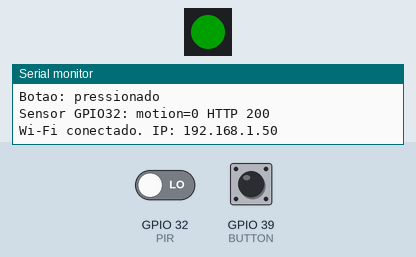
Simulated run of this program. Board: ESP32. Shown: 1 RGB LEDs in strip order, left to right, the last lines printed to the serial monitor. The inputs (shaded band) are chosen by the test bench; at power-on: GPIO 39 (BUTTON) LOW, GPIO 32 (PIR) LOW. Dim RGB values are drawn brighter than linear; WiFi joins after 1.5 s; servers stay silent unless stated; I2S audio is not simulated (input reads silence); uploads are accepted with an empty reply; storage starts empty.

Above: at 3.5 s.
3.6 s: GPIO 39 (BUTTON) pulled HIGH for 0.15 s
At 4.4 s:
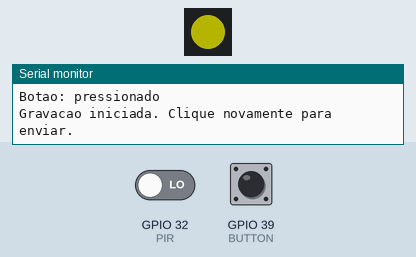
5.2 s: GPIO 39 (BUTTON) pulled HIGH for 1 s
At 7.1 s:
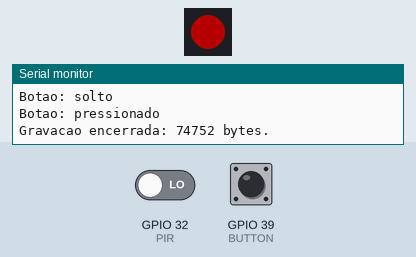
12.8 s: GPIO 39 (BUTTON) pulled HIGH for 3.2 s
At 16.7 s:
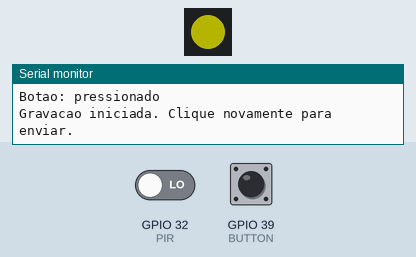
Timing chart, 0 to 18.2 s (numbered marks = the images above; inputs shaded):
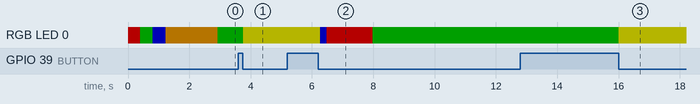

The program:

main.cpp
```cpp
#include <Arduino.h>
#include <WiFi.h>
#include <HTTPClient.h>
#include <SPIFFS.h>
#include <FastLED.h>
#include <ArduinoJson.h>
#include <driver/i2s.h>
#include "secrets.h"

constexpr uint32_t RATE = 16000;
constexpr uint32_t MAX_BYTES = RATE * 2 * 30;
constexpr int BUTTON = 39;
constexpr int PIR = 32;
bool lastMotion = false;
uint32_t lastMotionSent = 0;
uint32_t lastSensorSent = 0;
CRGB led[1];
File recording;
uint32_t recorded = 0;
bool recordingNow = false;
bool i2sInstalled = false;
bool lastButton = false;
bool wifiReported = false;
uint32_t lastEdge = 0;

void color(CRGB value) {
  if (led[0] == value) return;
  led[0] = value;
  FastLED.show();
}

bool audioMode(bool mic, uint32_t rate = RATE) {
  if (i2sInstalled) i2s_driver_uninstall(I2S_NUM_0);
  i2sInstalled = false;
  i2s_config_t cfg = {};
  cfg.mode = mic ? (i2s_mode_t)(I2S_MODE_MASTER | I2S_MODE_RX | I2S_MODE_PDM)
                 : (i2s_mode_t)(I2S_MODE_MASTER | I2S_MODE_TX);
  cfg.sample_rate = rate;
  cfg.bits_per_sample = I2S_BITS_PER_SAMPLE_16BIT;
  cfg.channel_format = mic ? I2S_CHANNEL_FMT_ONLY_LEFT : I2S_CHANNEL_FMT_RIGHT_LEFT;
  cfg.communication_format = I2S_COMM_FORMAT_STAND_I2S;
  cfg.intr_alloc_flags = ESP_INTR_FLAG_LEVEL1;
  cfg.dma_buf_count = 6;
  cfg.dma_buf_len = 256;
  cfg.tx_desc_auto_clear = true;
  if (i2s_driver_install(I2S_NUM_0, &cfg, 0, nullptr) != ESP_OK) return false;
  i2sInstalled = true;
  i2s_pin_config_t pins = {};
  pins.mck_io_num = I2S_PIN_NO_CHANGE;
  pins.bck_io_num = mic ? I2S_PIN_NO_CHANGE : 19;
  pins.ws_io_num = 33;
  pins.data_out_num = mic ? I2S_PIN_NO_CHANGE : 22;
  pins.data_in_num = mic ? 23 : I2S_PIN_NO_CHANGE;
  if (i2s_set_pin(I2S_NUM_0, &pins) != ESP_OK ||
      i2s_set_clk(I2S_NUM_0, rate, I2S_BITS_PER_SAMPLE_16BIT, mic ? I2S_CHANNEL_MONO : I2S_CHANNEL_STEREO) != ESP_OK) {
    i2s_driver_uninstall(I2S_NUM_0);
    i2sInstalled = false;
    return false;
  }
  return true;
}

void stopAudio() {
  if (i2sInstalled) {
    i2s_zero_dma_buffer(I2S_NUM_0);
    i2s_driver_uninstall(I2S_NUM_0);
    i2sInstalled = false;
  }
}

void header(uint8_t* h, uint32_t size) {
  memset(h, 0, 44);
  memcpy(h, "RIFF", 4); memcpy(h + 8, "WAVEfmt ", 8); memcpy(h + 36, "data", 4);
  auto u32 = [&](int p, uint32_t v) { for (int i = 0; i < 4; ++i) h[p + i] = v >> (8 * i); };
  u32(4, size + 36); u32(16, 16); u32(24, RATE); u32(28, RATE * 2); u32(40, size);
  h[20] = 1; h[22] = 1; h[32] = 2; h[34] = 16;
}

bool playReply(const String& route) {
  if (!route.startsWith("/reply/")) return false;
  WiFiClient client;
  HTTPClient http;
  http.setTimeout(60000);
  http.useHTTP10(true);
  const char* keys[] = {"X-Sample-Rate"};
  http.collectHeaders(keys, 1);
  if (!http.begin(client, String(NINO_URL) + route)) return false;
  http.addHeader("Authorization", String("Bearer ") + NINO_TOKEN);
  int status = http.GET();
  if (status != 200) { Serial.printf("Audio HTTP %d\n", status); http.end(); return false; }
  int remaining = http.getSize();
  uint32_t rate = http.header("X-Sample-Rate").toInt();
  if (remaining <= 0 || remaining % 2 || rate < 8000 || rate > 48000 || !audioMode(false, rate)) {
    http.end(); return false;
  }
  color(CRGB::Purple);
  int16_t samples[512];
  int16_t stereo[1024];
  Serial.printf("Reproducao: %d bytes PCM, %u Hz, stereo.\n", remaining, (unsigned)rate);
  Stream* stream = http.getStreamPtr();
  stream->setTimeout(60000);
  bool ok = true;
  while (remaining > 0) {
    size_t wanted = min(remaining, (int)sizeof(samples));
    size_t n = stream->readBytes((char*)samples, wanted);
    if (n != wanted) { ok = false; break; }
    // Voz em volume reduzido; nao gere sinais de teste no alto-falante.
    for (size_t i = 0; i < n / 2; ++i) stereo[2 * i] = stereo[2 * i + 1] = samples[i] / 4;
    size_t written = 0;
    if (i2s_write(I2S_NUM_0, stereo, n * 2, &written, pdMS_TO_TICKS(2000)) != ESP_OK || written != n * 2) {
      ok = false; break;
    }
    remaining -= n;
  }
  delay(100);
  stopAudio();
  http.end();
  Serial.println(ok ? "Reproducao concluida." : "Falha na reproducao.");
  return ok;
}

bool sendRecording() {
  if (WiFi.status() != WL_CONNECTED || recorded < RATE / 2) return false;
  File file = SPIFFS.open("/recording.wav", "r");
  if (!file) return false;
  WiFiClient client;
  HTTPClient http;
  http.setTimeout(60000);
  // HTTP/1.0 permite ler as linhas sem incluir marcadores de Transfer-Encoding.
  http.useHTTP10(true);
  if (!http.begin(client, String(NINO_URL) + "/voice")) { file.close(); return false; }
  http.addHeader("Authorization", String("Bearer ") + NINO_TOKEN);
  http.addHeader("Content-Type", "audio/wav");
  int status = http.sendRequest("POST", &file, file.size());
  file.close();
  if (status != 200) { Serial.printf("HTTP %d\n", status); http.end(); return false; }
  Stream* stream = http.getStreamPtr();
  stream->setTimeout(60000);
  uint32_t start = millis();
  while (millis() - start < 600000 && (http.connected() || stream->available())) {
    String line = stream->readStringUntil('\n');
    if (!line.length()) continue;
    if (line.length() > 8192) { http.end(); return false; }
    DynamicJsonDocument message(8192);
    if (deserializeJson(message, line)) { http.end(); return false; }
    const char* type = message["type"] | "";
    if (!strcmp(type, "error")) {
      Serial.println(message["error"].as<String>()); http.end(); return false;
    }
    if (!strcmp(type, "done")) {
      Serial.println(message["text"].as<String>());
      Serial.println(message["answer"].as<String>());
      String route = message["audio"].isNull() ? "" : message["audio"].as<String>();
      http.end();
      return route.length() ? playReply(route) : true;
    }
  }
  http.end();
  return false;
}

void finishRecording() {
  Serial.printf("Gravacao encerrada: %u bytes.\n", (unsigned)recorded);
  uint8_t h[44]; header(h, recorded);
  bool ok = recording.seek(0) && recording.write(h, sizeof(h)) == sizeof(h);
  recording.close();
  recordingNow = false;
  stopAudio();
  color(CRGB::Blue);
  if (ok) ok = sendRecording();
  SPIFFS.remove("/recording.wav");
  color(ok ? CRGB::Green : CRGB::Red);
  if (!ok) delay(1500);
}

void setup() {
  Serial.begin(115200);
  Serial.println("Nino Atom Voice iniciando.");
  pinMode(BUTTON, INPUT);
  pinMode(PIR, INPUT_PULLDOWN);
  FastLED.addLeds<WS2812, 27, GRB>(led, 1);
  FastLED.setBrightness(64);
  Serial.println("Teste LED GPIO27: vermelho, verde, azul.");
  color(CRGB::Red); delay(400);
  color(CRGB::Green); delay(400);
  color(CRGB::Blue); delay(400);
  color(CRGB::Orange);
  // shortcut: gravacao temporaria na flash, trocar por SD somente com base e pinos confirmados.
  if (!SPIFFS.begin(true)) {
    Serial.println("Falha na flash de gravacao.");
    color(CRGB::Red); while (true) delay(1000);
  }
  Serial.printf("SPIFFS: %u bytes, %u usados.\n", (unsigned)SPIFFS.totalBytes(), (unsigned)SPIFFS.usedBytes());
  if (SPIFFS.exists("/recording.wav")) SPIFFS.remove("/recording.wav");
  WiFi.persistent(false);
  WiFi.mode(WIFI_STA);
  WiFi.disconnect(false, true);
  WiFi.setSleep(false);
  WiFi.onEvent([](WiFiEvent_t event, WiFiEventInfo_t info) {
    if (event == ARDUINO_EVENT_WIFI_STA_DISCONNECTED) {
      Serial.printf("Wi-Fi desconectado: motivo=%u\n", info.wifi_sta_disconnected.reason);
    }
  });
  WiFi.setAutoReconnect(true);
  WiFi.begin(WIFI_SSID, WIFI_PASSWORD);
}

void loop() {
  // Diagnostico USB: reproduz apenas uma resposta autenticada ja gerada pelo Nino.
  if (!recordingNow && Serial.available()) {
    String command = Serial.readStringUntil('\n');
    command.trim();
    if (command == "wifi") {
      int found = WiFi.scanNetworks();
      Serial.printf("Wi-Fi: status=%d, redes=%d\n", WiFi.status(), found);
      for (int index = 0; index < found; index++) {
        if (WiFi.SSID(index) == WIFI_SSID) {
          Serial.printf("Rede configurada encontrada: canal=%d sinal=%d\n", WiFi.channel(index), WiFi.RSSI(index));
        }
      }
      WiFi.scanDelete();
    }
    if (command.startsWith("play /reply/") && command.length() == 48) {
      playReply(command.substring(5));
    }
  }
  bool motion = digitalRead(PIR) == HIGH;
  if (WiFi.status() == WL_CONNECTED && !recordingNow &&
      (lastSensorSent == 0 || millis() - lastSensorSent >= 30000 || (motion && !lastMotion))) {
    lastSensorSent = millis();
    WiFiClient client;
    HTTPClient http;
    http.setTimeout(2000);
    if (http.begin(client, String(NINO_URL) + "/sensor-status")) {
      http.addHeader("Authorization", String("Bearer ") + NINO_TOKEN);
      http.addHeader("Content-Type", "application/json");
      Serial.printf("Sensor GPIO32: motion=%d HTTP %d\n", motion, http.POST(motion ? "{\"motion\":true}" : "{\"motion\":false}"));
      http.end();
    }
  }
  if (motion && !lastMotion && WiFi.status() == WL_CONNECTED &&
      !recordingNow && (lastMotionSent == 0 || millis() - lastMotionSent >= 15000)) {
    lastMotionSent = millis();
    WiFiClient client;
    HTTPClient http;
    http.setTimeout(2000);
    if (http.begin(client, String(NINO_URL) + "/presence")) {
      http.addHeader("Authorization", String("Bearer ") + NINO_TOKEN);
      Serial.printf("Presenca GPIO32: HTTP %d\n", http.POST(""));
      http.end();
    }
  }
  lastMotion = motion;
  bool pressed = digitalRead(BUTTON) == LOW;
  bool click = pressed && !lastButton && millis() - lastEdge > 200;
  if (pressed != lastButton) {
    Serial.printf("Botao: %s\n", pressed ? "pressionado" : "solto");
    lastButton = pressed;
    if (click) lastEdge = millis();
  }
  if (recordingNow) {
    int16_t samples[512];
    size_t n = 0;
    size_t wanted = min((uint32_t)sizeof(samples), MAX_BYTES - recorded);
    esp_err_t err = i2s_read(I2S_NUM_0, samples, wanted, &n, pdMS_TO_TICKS(100));
    if (err != ESP_OK || n % 2 || recording.write((uint8_t*)samples, n) != n) {
      recording.close(); recordingNow = false; stopAudio(); color(CRGB::Red); delay(1500); return;
    }
    recorded += n;
    if (click || recorded >= MAX_BYTES) finishRecording();
    return;
  }
  if (WiFi.status() != WL_CONNECTED) { wifiReported = false; color(CRGB::Orange); delay(10); return; }
  if (!wifiReported) {
    Serial.printf("Wi-Fi conectado. IP: %s\n", WiFi.localIP().toString().c_str());
    wifiReported = true;
  }
  color(CRGB::Green);
  if (click) {
    color(CRGB::Yellow);
    recording = SPIFFS.open("/recording.wav", "w");
    uint8_t h[44]; header(h, 0);
    if (!recording || recording.write(h, sizeof(h)) != sizeof(h) || !audioMode(true)) {
      Serial.println("Falha ao iniciar gravacao: arquivo ou microfone I2S.");
      recording.close(); stopAudio(); color(CRGB::Red); delay(1500); return;
    }
    recorded = 0;
    recordingNow = true;
    Serial.println("Gravacao iniciada. Clique novamente para enviar.");
  }
  delay(5);
}
```

secrets.example.h
```cpp
#pragma once
const char* WIFI_SSID = "Offline";
const char* WIFI_PASSWORD = "PREENCHA_LOCALMENTE";
const char* NINO_URL = "http://192.168.15.3:3082";
const char* NINO_TOKEN = "MESMA_CHAVE_DE_data/atom-config.json";
```

Measured:
- after the input at 3.6 s, RGB LED 0: RGB(0, 32, 0) → RGB(64, 64, 0) after 0.16 s
- after the input at 5.2 s, RGB LED 0: RGB(64, 64, 0) → RGB(0, 0, 64) after 1.1 s, → RGB(64, 0, 0) 0.21 s later, → RGB(0, 32, 0) 1.5 s later
- after the input at 12.8 s, RGB LED 0: RGB(0, 32, 0) → RGB(64, 64, 0) after 3.2 s
